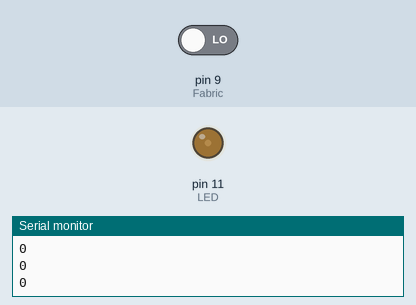
The sketch below on a simulated Arduino Uno, built with avr-gcc and run on an emulated ATmega328P. On the bench: output pins drawn as LEDs (lit = HIGH), the last lines printed to the serial monitor. The test bench sets the inputs (shaded band); at power-on: pin 9 (Fabric) LOW.

Above: at 1.2 s.
1.3 s: pin 9 (Fabric) driven HIGH
At 2.46 s:
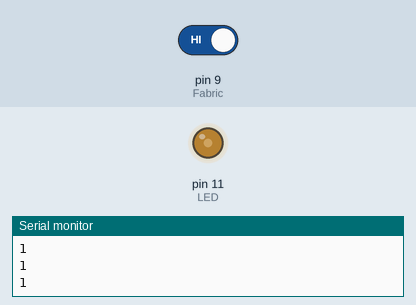
At 3.66 s:
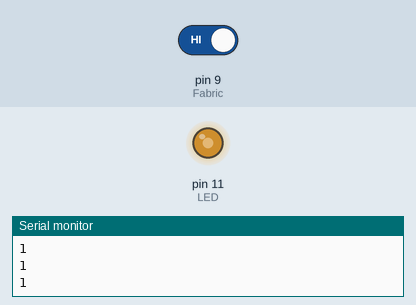
4.3 s: pin 9 (Fabric) driven LOW
Timing chart, 0 to 13.3 s (numbered marks = the images above; inputs shaded):
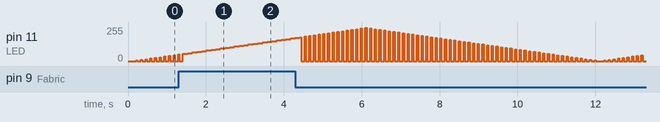

The sketch:

Blinkorama_Michael_Tassone.ino
```cpp
const int Fabric = 9;

int LED = 11;
int Brightness = 0;
int FadeAmount = 5;
int FabricValue = 0;

void setup() {
  // put your setup code here, to run once:
pinMode (LED, OUTPUT);
pinMode (Fabric, INPUT);
Serial.begin(9600);
}

void loop() {
  // put your main code here, to run repeatedly:


FabricValue = digitalRead(Fabric);
Serial.println(FabricValue);
delay(90);

if (FabricValue == HIGH)
  {digitalWrite(LED,HIGH);}
else
  {digitalWrite(LED,LOW);}
 analogWrite(LED, Brightness);

 Brightness = Brightness + FadeAmount;

 if (Brightness <= 0 || Brightness >=250)
 { FadeAmount = -FadeAmount; }

 delay(30);

 if (FabricValue == LOW)
 {digitalWrite(LED, LOW);}
 }
```
